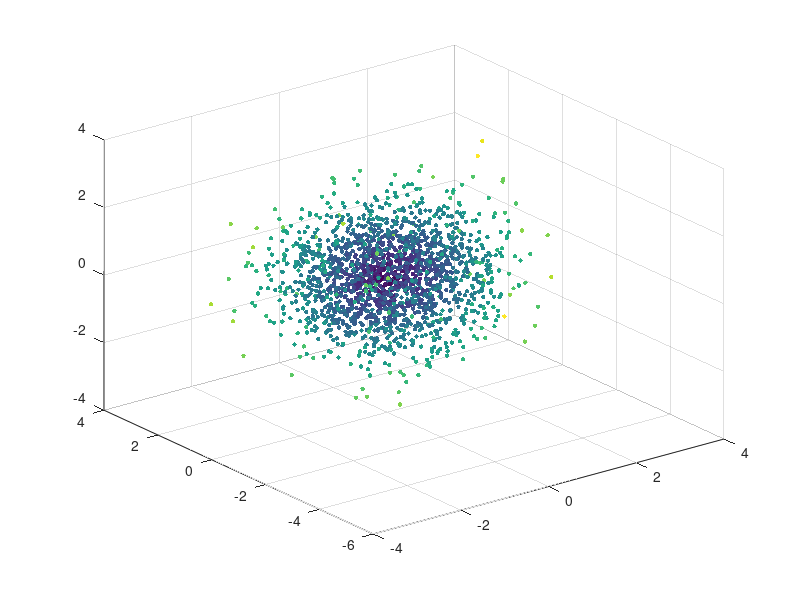

MATLAB code for this plot:
close all;
clear all;
clc;

% generate some data

 feature = mvnrnd([0,0,0,0]', eye(4), 2000)';
 feature(4,:) = sqrt(feature(1,:).^2 + feature(2,:).^2 + feature(3,:).^2);
% i = rand(1,100)*200;

% specify the indexed color for each point
icolor = ceil((feature(4, :)/max(feature(4, :)))*256);

figure;
% scatter3(feature(1, :),feature(2, :),feature(3, :),10, icolor,'filled');
scatter3(feature(1, :),feature(2, :),feature(3, :),10, feature(4, :),'filled');
% scatter3(x,y,z,i,icolor);
% scatter3(x,y,z,i,1, 'voltage');
% figure;
% scatter3(x,y,z,i,icolor,'filled');

% patch(isosurface(x,y,z,i,isovalue));



% X,Y,Z iz the meshgrid and V is my function evaluated at each meshpoint
% figure;
% hold on;
% for a = 10.^(1:4) % 'a' defines the isosurface limits
%     p = patch(isosurface(feature(1, :),feature(2, :),feature(3, :),feature(4, :), max(max(max((feature(4, :))))/a))); % isosurfaces at max(V)/a
%     isonormals(feature(1, :),feature(2, :),feature(3, :),feature(4, :),p); % plot the surfaces
%     set(p,'FaceColor','red','EdgeColor','none'); % set colors
% end
% alpha(.1); % set the transparency for the isosurfaces
% daspect([1 1 1]); box on; axis tight;